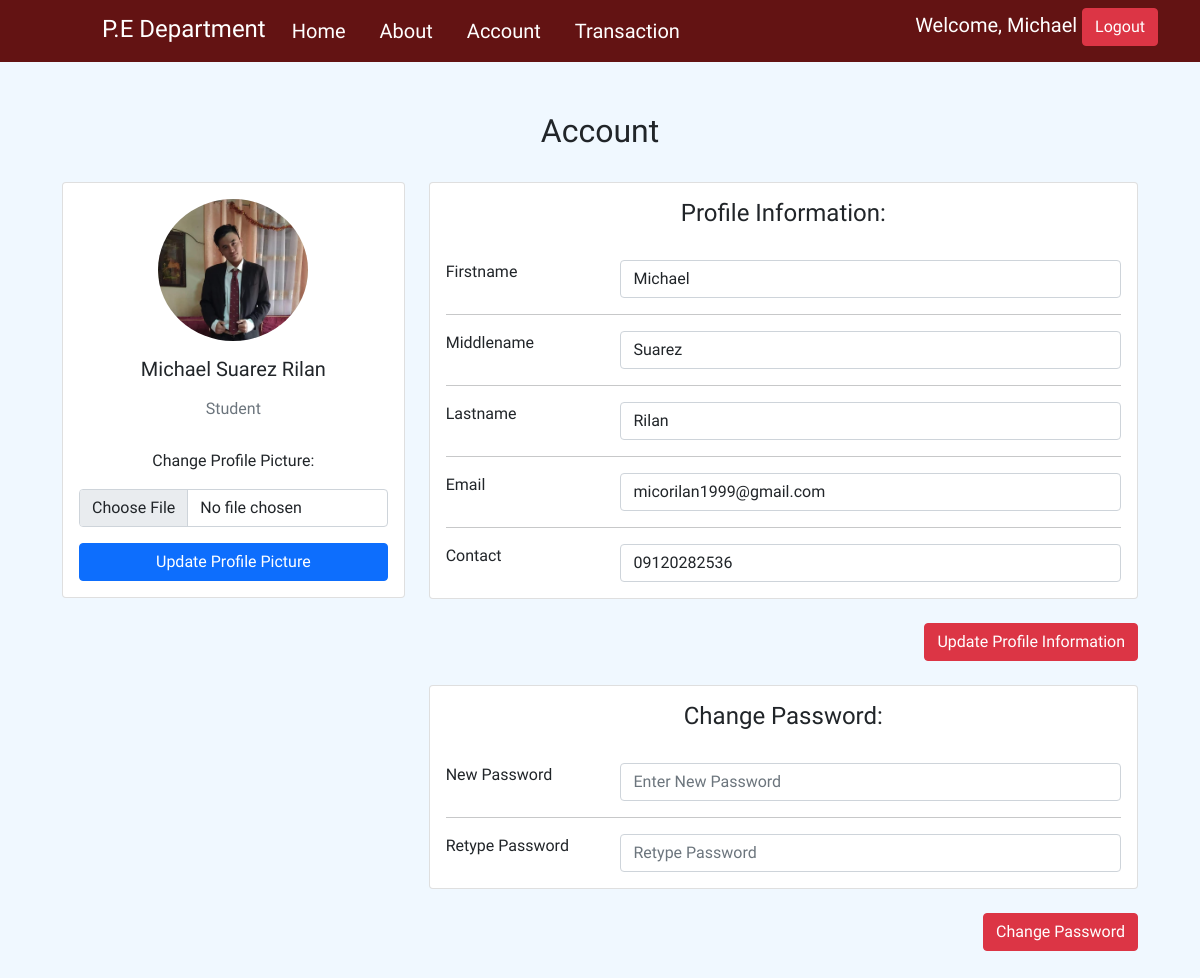
Screenshot of /account.php (signed in) with the database file from the repository.
### tables this page shows
CREATE TABLE `registration` (
  `id` int(11) NOT NULL,
  `firstname` varchar(100) NOT NULL,
  `middlename` varchar(100) NOT NULL,
  `lastname` varchar(100) NOT NULL,
  `email` varchar(100) NOT NULL,
  `contact` varchar(100) NOT NULL,
  `gender` varchar(100) NOT NULL,
  `course` varchar(100) NOT NULL,
  `department` varchar(100) NOT NULL,
  `image` text NOT NULL,
  `password` varchar(100) NOT NULL,
  `qr` text NOT NULL,
  `users` varchar(100) NOT NULL,
  `otp` int(11) NOT NULL,
  `id_no` varchar(20) DEFAULT NULL,
  `qr_path` varchar(300) DEFAULT NULL,
  `status` varchar(100) NOT NULL
);

### account.php (the view, shortened to what this page needs)
<?php
  include('connection.php');
?>
<!DOCTYPE html>
<html lang="en">
<head>
    <link rel="stylesheet" href="css/bootstrap.min.css">
    <link rel="stylesheet" href="css/style.css">
    <link rel="stylesheet" href="css/profile.css">
    <link href="https://cdn.jsdelivr.net/npm/boxicons@latest/css/boxicons.min.css" rel="stylesheet">
    <link rel="stylesheet" href="https://unpkg.com/aos@next/dist/aos.css" />
    <link href="https://maxcdn.bootstrapcdn.com/font-awesome/4.7.0/css/font-awesome.min.css" rel="stylesheet" />
</head>
<body>
<nav class="navbar navbar-expand-lg navbar-light nav-bg sticky-top">
        <div class="container">
          <h4 class="title-pe">P.E Department</h4>
          <div class="collapse navbar-collapse" id="navbarSupportedContent">
            <ul class="navbar-nav me-auto mb-2 mb-lg-0">
              <li class="nav-item">
                <a class="nav-link active" aria-current="page" id="link" href="home.php">Home</a>
              </li>
              <li class="nav-item">
                <a class="nav-link" id="link" href="home.php#about">About</a>
              </li>
              <li class="nav-item">
                <a class="nav-link" id="link" href="account.php">Account</a>
              </li>
              <li class="nav-item">
                <a class="nav-link" id="link" href="transaction.php">Transaction</a>
              </li>
            </ul>
            <div class="d-flex flex-row-reverse bd-highlight">
                <h5 class="title_profile">Welcome,  <?php echo $_SESSION['get_data']['firstname']; ?>
                 <a href="functions.php?logout" type="submit" class="btn btn-danger side" >Logout</a>
                </h5>
            </div>
          </div>
        </div>
      </nav>
      <div class="jumbotron">
        <div class="text-center">
            <h2>Account</h2>
        </div>
        <br>
        <div class="container">
            <div class="row">
            <div class="col-lg-4" data-aos="zoom-in" data-aos-duration="1000" data-aos-once="true">
                <div class="card mb-4">
                    <div class="card-body text-center">
                        <?php
                            $account = $_SESSION['get_data']['email'];
                            $query = "SELECT * FROM registration WHERE email='$account' ";
                            $result = mysqli_query($conn, $query);
                            while ($row = mysqli_fetch_array($result)) {
                        ?>
                        <img src="<?php echo $row['image'] ?>" alt="avatar"
                        class="rounded-circle img-fluid" style="width: 150px;">
                        <h5 class="my-3"><?php echo $row['firstname'] ?> <?php echo $row['middlename'] ?> <?php echo $row['lastname'] ?></h5>
                        <p class="text-muted mb-1"><?php echo $row['users'] ?></p>
                        <br>
                        <label for="">Change Profile Picture:</label>
                        <form action="functions.php" method="POST" enctype="multipart/form-data">
                            <input type="file" name="pic" class="form-control my-3" required>
                            <button type="submit" class="btn btn-primary w-100" name="update_pic">Update Profile Picture</button>
                        </form>
                        <?php } ?>
                    </div>
                </div>
            </div>
            <div class="col-lg-8">
                <form action="functions.php" method="POST">
                    <div class="card mb-4" data-aos="zoom-in" data-aos-duration="1000" data-aos-once="true">
                        <div class="card-body">
                            <h4 class="text-center">Profile Information:</h4>
                            <br>
                            <?php
                                $account = $_SESSION['get_data']['email'];
                                $query = "SELECT * FROM registration WHERE email='$account' ";
                                $result = mysqli_query($conn, $query);
                                while ($row = mysqli_fetch_array($result)) {
                            ?>
                            <div class="row">
                                <div class="col-sm-3">
                                    <p class="mb-0">Firstname</p>
                                </div>
                                <div class="col-sm-9">
                                    <input type="text" class="form-control" name="fname" value="<?php echo $row['firstname'] ?>" required>
                                </div>
                            </div>
                            <hr>
                            <div class="row">
                                <div class="col-sm-3">
                                    <p class="mb-0">Middlename</p>
                                </div>
                                <div class="col-sm-9">
                                    <input type="text" class="form-control" name="mname" value="<?php echo $row['middlename'] ?>" required>
                                </div>
                            </div>
                            <hr>
                            <div class="row">
                                <div class="col-sm-3">
                                    <p class="mb-0">Lastname</p>
                                </div>
                                <div class="col-sm-9">
                                    <input type="text" class="form-control" name="lname" value="<?php echo $row['lastname'] ?>" required>
                                </div>
                            </div>
                            <hr>
                            <div class="row">
                                <div class="col-sm-3">
                                    <p class="mb-0">Email</p>
                                </div>
                                <div class="col-sm-9">
                                    <input type="text" class="form-control" name="email" value="<?php echo $row['email'] ?>" required>
                                </div>
                            </div>
                            <hr>
                            <div class="row">
                                <div class="col-sm-3">
                                    <p class="mb-0">Contact</p>
                                </div>
                                <div class="col-sm-9">
                                    <input type="text" class="form-control" name="contact" value="<?php echo $row['contact'] ?>" required>
                                </div>
                            </div>
                        </div>
                    </div>
                    <div class="d-flex flex-row-reverse">
                        <button type="button" class="btn btn-danger" data-bs-toggle="modal" data-bs-target="#changeprofile">Update Profile Information</button>
                    </div>
                    <br>
                </form>
                <form action="functions.php" method="POST">
                    <div class="card mb-4" data-aos="zoom-in" data-aos-duration="1000" data-aos-once="true">
                        <div class="card-body">
                            <h4 class="text-center">Change Password:</h4>
                            <br>
                            <div class="row">
                                <div class="col-sm-3">
                                    <p class="mb-0">New Password</p>
                                </div>
                                <div class="col-sm-9">
                                    <input type="password" class="form-control" name="password1" placeholder="Enter New Password" required>
                                </div>
                            </div>
                            <hr>
                            <div class="row">
                                <div class="col-sm-3">
                                    <p class="mb-0">Retype Password</p>
                                </div>
                                <div class="col-sm-9">
                                    <input type="password" class="form-control" name="password2" placeholder="Retype Password" required>
                                </div>
                            </div>
                        </div>
                    </div>
                    <div class="d-flex flex-row-reverse">
                        <button type="button" class="btn btn-danger" data-bs-toggle="modal" data-bs-target="#changepass">Change Password</button>
                    </div>
                </form>
                <?php } ?>
            </div>
            </div>
            </div>
        </div>
</body>
</html>

### css/style.css (style rules this page uses)
* { font-family: 'Source Sans Pro', sans-serif; scroll-behavior: smooth; }
.nav-bg { background-color: rgb(99, 19, 19) !important; }
.title-pe { padding-top: 5px; color: white; margin-left: 10px; }
.nav-link { margin-left: 18px; font-size: 18px; }
#link { color: white; font-size: 20px; }
.title_profile { color: white; }
.side { margin-left: 10px; }
.jumbotron { background-color: aliceblue; padding: 50px; padding-bottom: 70px; }
@media only screen and (max-width: 1300px) { .side { margin-left: 0px; } }

### rows the page displays
registration: image (picture), firstname "Michael", middlename "Suarez", lastname "Rilan", users "Student", fname "Michael", mname "Suarez", lname "Rilan", email "micorilan1999@gmail.com", contact "09120282536"

### other values shown
$_SESSION['get_data']['firstname'] "Michael"
